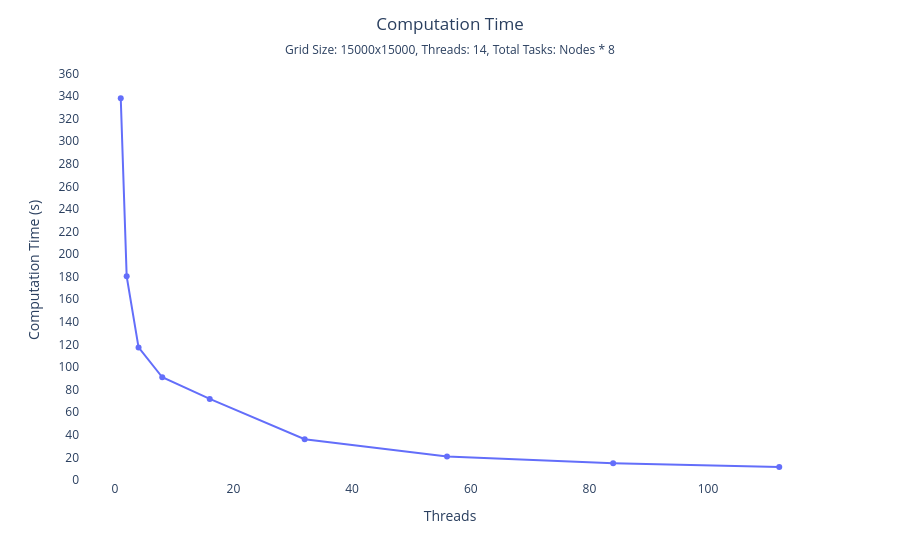
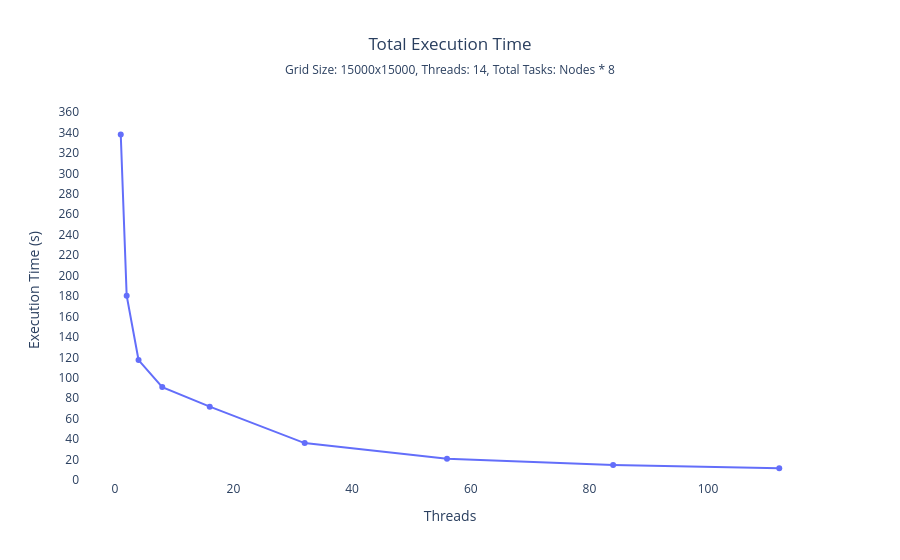

These figures' notebook cell, in order:
### Markdown cell above
## Communication Time
- Communication overhead is **negligible** (measured in **microseconds**, ranging from ~38 μs to ~134 μs)
- No clear trend — variations are likely due to **thread synchronization noise**

### Code cell
p_exec_threads.show()
p_tot_threads.show()

### Figure 1 — Plotly figure (JSON) as saved in the notebook; plotly's stock layout.template omitted (floating-point values rounded to 4 significant figures)
{"data": [{"hovertemplate": "threads=%{x}<br>computation_time=%{y}<extra></extra>", "legendgroup": "", "line": {"color": "#636efa", "dash": "solid"}, "marker": {"symbol": "circle"}, "mode": "lines+markers", "name": "", "orientation": "v", "showlegend": false, "type": "scatter", "x": [1, 2, 4, 8, 16, 32, 56, 84, 112], "xaxis": "x", "y": [338.0, 180.3, 117.4, 90.95, 71.79, 36.12, 20.7, 14.79, 11.41], "yaxis": "y"}], "layout": {"legend": {"tracegroupgap": 0}, "margin": {"t": 60}, "plot_bgcolor": "white", "title": {"subtitle": {"text": "Grid Size: 15000x15000, Threads: 14, Total Tasks: Nodes * 8"}, "text": "Computation Time", "x": 0.5}, "xaxis": {"anchor": "y", "autorange": true, "domain": [0, 1], "title": {"text": "Threads"}}, "yaxis": {"anchor": "x", "domain": [0, 1], "dtick": 20, "range": [0, 371.8], "tick0": 0, "tickmode": "linear", "title": {"text": "Computation Time (s)"}}}}

### Figure 2 — Plotly figure (JSON) as saved in the notebook; plotly's stock layout.template omitted (floating-point values rounded to 4 significant figures)
{"data": [{"customdata": [[338.0, 3.8e-05], [180.3, 0.000134], [117.4, 3.2e-05], [90.95, 3.5e-05], [71.79, 5.4e-05], [36.12, 4.1e-05], [20.7, 4e-05], [14.79, 3.7e-05], [11.41, 4.8e-05]], "hovertemplate": "threads=%{x}<br>execution_time=%{y}<br>computation_time=%{customdata[0]}<br>communication_time=%{customdata[1]}<extra></extra>", "legendgroup": "", "line": {"color": "#636efa", "dash": "solid"}, "marker": {"symbol": "circle"}, "mode": "lines+markers", "name": "", "orientation": "v", "showlegend": false, "type": "scatter", "x": [1, 2, 4, 8, 16, 32, 56, 84, 112], "xaxis": "x", "y": [338.0, 180.3, 117.4, 90.95, 71.79, 36.12, 20.71, 14.79, 11.41], "yaxis": "y"}], "layout": {"legend": {"tracegroupgap": 0}, "plot_bgcolor": "white", "title": {"subtitle": {"text": "Grid Size: 15000x15000, Threads: 14, Total Tasks: Nodes * 8"}, "text": "Total Execution Time", "x": 0.5}, "xaxis": {"anchor": "y", "autorange": true, "domain": [0, 1], "title": {"text": "Threads"}}, "yaxis": {"anchor": "x", "domain": [0, 1], "dtick": 20, "range": [0, 371.8], "tick0": 0, "tickmode": "linear", "title": {"text": "Execution Time (s)"}}}}
